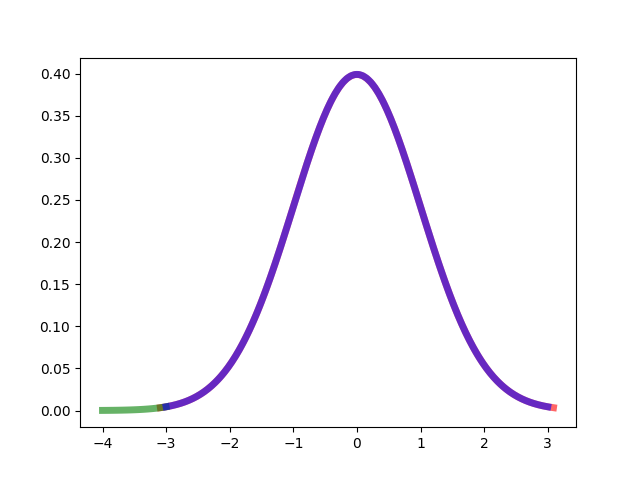

Generate this figure with Python:
from scipy.stats import norm
from scipy.integrate import quad
import numpy as np
import matplotlib.pyplot as plt

if __name__ == "__main__":
    fig, ax = plt.subplots(1, 1)
    mean, var, skew, kurt = norm.stats(moments='mvsk')
    x = np.linspace(norm.ppf(0.001), norm.ppf(0.999), 100)
    y = np.linspace(-4, -3, 100)
    z = np.linspace(-3, 3, 1000)
    ax.plot(x, norm.pdf(x), 'r-', lw=5, alpha=0.6, label='norm pdf')
    ax.plot(y, norm.pdf(y), 'g-', lw=5, alpha=0.6, label='test pdf')
    ax.plot(z, norm.pdf(z), 'b-', lw=5, alpha=0.6, label="long boi")
    plt.savefig("pdf_test.png")

    print(quad(norm.pdf, -4, -3))
    print(quad(norm.pdf, x[0], x[-1]))
    print(quad(norm.pdf, z[0], z[-1]))